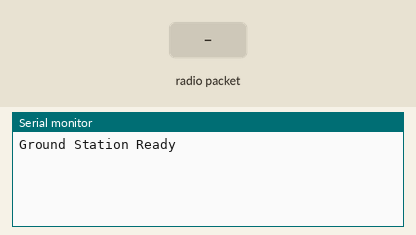
This sketch was run on a simulated Arduino Uno, built with avr-gcc and run on an emulated ATmega328P. On the bench: the last lines printed to the serial monitor. The inputs (shaded band) are chosen by the test bench. No radio packets arrive unless stated.

Above: at 1.2 s.
1.3 s: radio packet "Rescue" arrives
At 3.5 s:
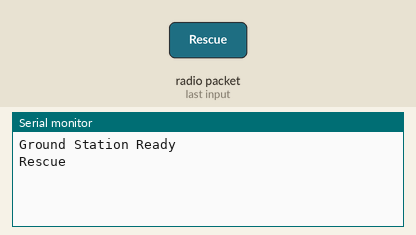
3.8 s: radio packet "Supply" arrives
At 5.4 s:
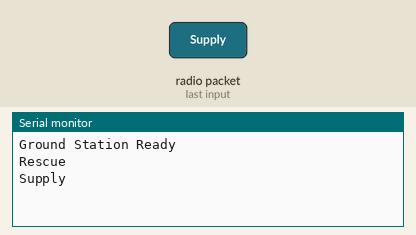
6.2 s: radio packet "1" arrives
At 8.5 s:
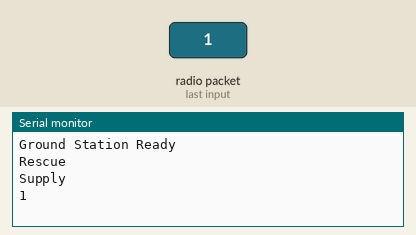

The sketch:

Ground_Station.ino
```cpp
#include <SPI.h>
#include <LoRa.h>
#include <ArduinoJson.h>

#define LORA_NSS 5
#define LORA_RST 16
#define LORA_DIO0 4

void setup() {
  Serial.begin(115200);

  LoRa.setPins(LORA_NSS, LORA_RST, LORA_DIO0);

  while (!LoRa.begin(433E6)) {
    Serial.println("LoRa Init Failed");
    delay(1000);
  }

  LoRa.setSpreadingFactor(7);
  LoRa.setSignalBandwidth(125E3);
  LoRa.setCodingRate4(5);
  LoRa.enableCrc();

  Serial.println("Ground Station Ready");
}

void loop() {
  int packetSize = LoRa.parsePacket();

  if (packetSize) {
    String incoming = LoRa.readString();
    Serial.println(incoming);   // 👉 send to WebApp via UART

    StaticJsonDocument<256> doc;
    DeserializationError err = deserializeJson(doc, incoming);
    if (err) return;

    String type = doc["type"];

    // ✅ Send ACK for client requests
    if (type == "Rescue" || type == "Supply") {
      String id = doc["id"];

      StaticJsonDocument<128> ack;
      ack["type"] = "ack";
      ack["id"] = id;

      String ackPacket;
      serializeJson(ack, ackPacket);

      delay(100); // required delay

      LoRa.beginPacket();
      LoRa.print(ackPacket);
      LoRa.endPacket();
      LoRa.receive();
    }
  }
}
```

Measured:
- after the input at 1.3 s, the serial monitor: prints a new line after 1.0 s (image 1)
- after the input at 3.8 s, the serial monitor: prints a new line after 1.0 s (image 2)
- after the input at 6.2 s, the serial monitor: prints a new line after 1.0 s (image 3)
